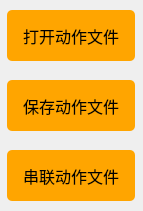
    <widget class="QWidget" name="widget_4" native="true">
     <property name="geometry">
      <rect>
       <x>783</x>
       <y>360</y>
       <width>143</width>
       <height>211</height>
      </rect>
     </property>
     <property name="styleSheet">
      <string notr="true">#widget_4 {border:1px solid #242424;
border-color: rgb(200, 200, 200);}</string>
     </property>
     <widget class="QPushButton" name="Button_OpenActionGroup">
      <property name="geometry">
       <rect>
        <x>7</x>
        <y>10</y>
        <width>128</width>
        <height>51</height>
       </rect>
      </property>
      <property name="font">
       <font>
        <family>黑体</family>
        <pointsize>12</pointsize>
       </font>
      </property>
      <property name="styleSheet">
       <string notr="true">QPushButton{background-color: rgb(255, 165, 0);}
QPushButton:hover{background-color:  rgb(255, 210, 0);}
QPushButton{border-radius:5px;}</string>
      </property>
      <property name="text">
       <string>打开动作文件</string>
      </property>
     </widget>
     <widget class="QPushButton" name="Button_SaveActionGroup">
      <property name="geometry">
       <rect>
        <x>7</x>
        <y>80</y>
        <width>128</width>
        <height>51</height>
       </rect>
      </property>
      <property name="font">
       <font>
        <family>黑体</family>
        <pointsize>12</pointsize>
       </font>
      </property>
      <property name="styleSheet">
       <string notr="true">QPushButton{background-color: rgb(255, 165, 0);}
QPushButton:hover{background-color:  rgb(255, 210, 0);}
QPushButton{border-radius:5px;}</string>
      </property>
      <property name="text">
       <string>保存动作文件</string>
      </property>
     </widget>
     <widget class="QPushButton" name="Button_TandemActionGroup">
      <property name="geometry">
       <rect>
        <x>7</x>
        <y>150</y>
        <width>128</width>
        <height>51</height>
       </rect>
      </property>
      <property name="font">
       <font>
        <family>黑体</family>
        <pointsize>12</pointsize>
       </font>
      </property>
      <property name="styleSheet">
       <string notr="true">QPushButton{background-color: rgb(255, 165, 0);}
QPushButton:hover{background-color:  rgb(255, 210, 0);}
QPushButton{border-radius:5px;}</string>
      </property>
      <property name="text">
       <string>串联动作文件</string>
      </property>
     </widget>
    </widget>
